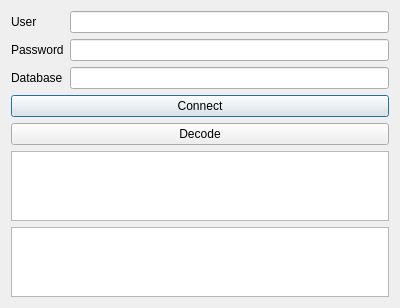
<ui version="4.0">
 <class>OpenLRDecoderDialogBase</class>
 <widget class="QDialog" name="OpenLRDecoderDialogBase">
  <property name="geometry">
   <rect>
    <x>0</x>
    <y>0</y>
    <width>400</width>
    <height>300</height>
   </rect>
  </property>
  <property name="windowTitle">
   <string>OpenLR Decoder</string>
  </property>
  <layout class="QVBoxLayout" name="verticalLayout">
   <item>
    <layout class="QFormLayout" name="formLayout">
     <item row="0" column="0">
      <widget class="QLabel" name="labelUser">
       <property name="text">
        <string>User</string>
       </property>
      </widget>
     </item>
     <item row="0" column="1">
      <widget class="QLineEdit" name="userLineEdit"/>
     </item>
     <item row="1" column="0">
      <widget class="QLabel" name="labelPassword">
       <property name="text">
        <string>Password</string>
       </property>
      </widget>
     </item>
     <item row="1" column="1">
      <widget class="QLineEdit" name="passwordLineEdit">
       <property name="echoMode">
        <enum>QLineEdit::Password</enum>
       </property>
      </widget>
     </item>
     <item row="2" column="0">
      <widget class="QLabel" name="labelDBName">
       <property name="text">
        <string>Database</string>
       </property>
      </widget>
     </item>
     <item row="2" column="1">
      <widget class="QLineEdit" name="dbNameLineEdit"/>
     </item>
    </layout>
   </item>
   <item>
    <widget class="QPushButton" name="connectButton">
     <property name="text">
      <string>Connect</string>
     </property>
    </widget>
   </item>
   <item>
    <widget class="QPushButton" name="decodeButton">
     <property name="text">
      <string>Decode</string>
     </property>
    </widget>
   </item>
   <item>
    <widget class="QTextEdit" name="encodedLocationTextEdit"/>
   </item>
   <item>
    <widget class="QTextEdit" name="decodedLocationTextEdit"/>
   </item>
  </layout>
 </widget>
 <resources/>
 <connections/>
</ui>
